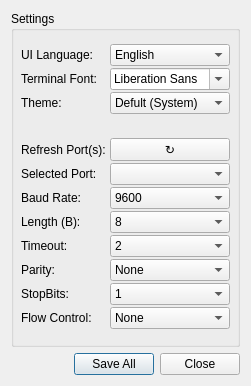
<?xml version="1.0" encoding="UTF-8"?>
<ui version="4.0">
 <class>Dialog</class>
 <widget class="QDialog" name="Dialog">
  <property name="geometry">
   <rect>
    <x>0</x>
    <y>0</y>
    <width>251</width>
    <height>386</height>
   </rect>
  </property>
  <property name="windowTitle">
   <string>Dialog</string>
  </property>
  <layout class="QGridLayout" name="gridLayout">
   <item row="1" column="0">
    <widget class="QDialogButtonBox" name="buttonBox">
     <property name="orientation">
      <enum>Qt::Horizontal</enum>
     </property>
     <property name="standardButtons">
      <set>QDialogButtonBox::Close|QDialogButtonBox::SaveAll</set>
     </property>
    </widget>
   </item>
   <item row="0" column="0">
    <widget class="QGroupBox" name="groupBox">
     <property name="title">
      <string>Settings</string>
     </property>
     <widget class="QWidget" name="layoutWidget">
      <property name="geometry">
       <rect>
        <x>10</x>
        <y>20</y>
        <width>221</width>
        <height>311</height>
       </rect>
      </property>
      <layout class="QFormLayout" name="formLayout_config">
       <property name="labelAlignment">
        <set>Qt::AlignLeading|Qt::AlignLeft|Qt::AlignVCenter</set>
       </property>
       <property name="formAlignment">
        <set>Qt::AlignJustify|Qt::AlignVCenter</set>
       </property>
       <property name="horizontalSpacing">
        <number>4</number>
       </property>
       <property name="verticalSpacing">
        <number>2</number>
       </property>
       <item row="4" column="0">
        <widget class="QLabel" name="label_46">
         <property name="text">
          <string>Refresh Port(s):</string>
         </property>
        </widget>
       </item>
       <item row="4" column="1">
        <widget class="QPushButton" name="refresh_button">
         <property name="maximumSize">
          <size>
           <width>120</width>
           <height>16777215</height>
          </size>
         </property>
         <property name="text">
          <string>↻</string>
         </property>
        </widget>
       </item>
       <item row="5" column="0">
        <widget class="QLabel" name="label_22">
         <property name="text">
          <string>Selected Port:</string>
         </property>
        </widget>
       </item>
       <item row="5" column="1">
        <widget class="QComboBox" name="port_comboBox">
         <property name="maximumSize">
          <size>
           <width>120</width>
           <height>16777215</height>
          </size>
         </property>
        </widget>
       </item>
       <item row="6" column="0">
        <widget class="QLabel" name="label_25">
         <property name="text">
          <string>Baud Rate:</string>
         </property>
        </widget>
       </item>
       <item row="6" column="1">
        <widget class="QComboBox" name="baudrate_comboBox">
         <property name="maximumSize">
          <size>
           <width>120</width>
           <height>16777215</height>
          </size>
         </property>
         <item>
          <property name="text">
           <string>9600</string>
          </property>
         </item>
         <item>
          <property name="text">
           <string>57600</string>
          </property>
         </item>
         <item>
          <property name="text">
           <string>115200</string>
          </property>
         </item>
         <item>
          <property name="text">
           <string>110</string>
          </property>
         </item>
         <item>
          <property name="text">
           <string>300</string>
          </property>
         </item>
         <item>
          <property name="text">
           <string>1200</string>
          </property>
         </item>
         <item>
          <property name="text">
           <string>2400</string>
          </property>
         </item>
         <item>
          <property name="text">
           <string>4800</string>
          </property>
         </item>
         <item>
          <property name="text">
           <string>19200</string>
          </property>
         </item>
         <item>
          <property name="text">
           <string>38400</string>
          </property>
         </item>
        </widget>
       </item>
       <item row="7" column="0">
        <widget class="QLabel" name="label_26">
         <property name="text">
          <string>Length (B):</string>
         </property>
        </widget>
       </item>
       <item row="7" column="1">
        <widget class="QComboBox" name="len_comboBox">
         <property name="maximumSize">
          <size>
           <width>120</width>
           <height>16777215</height>
          </size>
         </property>
         <item>
          <property name="text">
           <string>8</string>
          </property>
         </item>
         <item>
          <property name="text">
           <string>7</string>
          </property>
         </item>
         <item>
          <property name="text">
           <string>6</string>
          </property>
         </item>
         <item>
          <property name="text">
           <string>5</string>
          </property>
         </item>
        </widget>
       </item>
       <item row="8" column="0">
        <widget class="QLabel" name="label_27">
         <property name="text">
          <string>Timeout:</string>
         </property>
        </widget>
       </item>
       <item row="8" column="1">
        <widget class="QComboBox" name="timeout_comboBox">
         <property name="maximumSize">
          <size>
           <width>120</width>
           <height>16777215</height>
          </size>
         </property>
         <item>
          <property name="text">
           <string>2</string>
          </property>
         </item>
         <item>
          <property name="text">
           <string>3</string>
          </property>
         </item>
         <item>
          <property name="text">
           <string>4</string>
          </property>
         </item>
         <item>
          <property name="text">
           <string>5</string>
          </property>
         </item>
         <item>
          <property name="text">
           <string>10</string>
          </property>
         </item>
         <item>
          <property name="text">
           <string>30</string>
          </property>
         </item>
         <item>
          <property name="text">
           <string>50</string>
          </property>
         </item>
         <item>
          <property name="text">
           <string>100</string>
          </property>
         </item>
        </widget>
       </item>
       <item row="9" column="0">
        <widget class="QLabel" name="label_28">
         <property name="text">
          <string>Parity:</string>
         </property>
        </widget>
       </item>
       <item row="9" column="1">
        <widget class="QComboBox" name="parity_comboBox">
         <property name="maximumSize">
          <size>
           <width>120</width>
           <height>16777215</height>
          </size>
         </property>
         <item>
          <property name="text">
           <string>None</string>
          </property>
         </item>
         <item>
          <property name="text">
           <string>Even</string>
          </property>
         </item>
         <item>
          <property name="text">
           <string>Odd</string>
          </property>
         </item>
         <item>
          <property name="text">
           <string>Mark</string>
          </property>
         </item>
         <item>
          <property name="text">
           <string>Space</string>
          </property>
         </item>
        </widget>
       </item>
       <item row="10" column="0">
        <widget class="QLabel" name="label_29">
         <property name="text">
          <string>StopBits:</string>
         </property>
        </widget>
       </item>
       <item row="10" column="1">
        <widget class="QComboBox" name="bit_comboBox">
         <property name="maximumSize">
          <size>
           <width>120</width>
           <height>16777215</height>
          </size>
         </property>
         <item>
          <property name="text">
           <string>1</string>
          </property>
         </item>
         <item>
          <property name="text">
           <string>1.5</string>
          </property>
         </item>
         <item>
          <property name="text">
           <string>2</string>
          </property>
         </item>
        </widget>
       </item>
       <item row="11" column="0">
        <widget class="QLabel" name="label_30">
         <property name="text">
          <string>Flow Control:</string>
         </property>
        </widget>
       </item>
       <item row="11" column="1">
        <widget class="QComboBox" name="flow_comboBox">
         <property name="maximumSize">
          <size>
           <width>120</width>
           <height>16777215</height>
          </size>
         </property>
         <item>
          <property name="text">
           <string>None</string>
          </property>
         </item>
         <item>
          <property name="text">
           <string>Xon/Xoff</string>
          </property>
         </item>
         <item>
          <property name="text">
           <string>RTS/CTS</string>
          </property>
         </item>
         <item>
          <property name="text">
           <string>DSR/DTR</string>
          </property>
         </item>
        </widget>
       </item>
       <item row="0" column="0">
        <widget class="QLabel" name="label">
         <property name="text">
          <string>UI Language:</string>
         </property>
        </widget>
       </item>
       <item row="0" column="1">
        <widget class="QComboBox" name="comboBox_2">
         <property name="maximumSize">
          <size>
           <width>120</width>
           <height>16777215</height>
          </size>
         </property>
         <item>
          <property name="text">
           <string>English</string>
          </property>
         </item>
         <item>
          <property name="text">
           <string>Türkçe</string>
          </property>
         </item>
        </widget>
       </item>
       <item row="1" column="1">
        <widget class="QFontComboBox" name="fontComboBox">
         <property name="maximumSize">
          <size>
           <width>120</width>
           <height>16777215</height>
          </size>
         </property>
        </widget>
       </item>
       <item row="1" column="0">
        <widget class="QLabel" name="label_2">
         <property name="text">
          <string>Terminal Font:</string>
         </property>
        </widget>
       </item>
       <item row="3" column="0" colspan="2">
        <spacer name="verticalSpacer">
         <property name="orientation">
          <enum>Qt::Vertical</enum>
         </property>
         <property name="sizeType">
          <enum>QSizePolicy::Fixed</enum>
         </property>
         <property name="sizeHint" stdset="0">
          <size>
           <width>10</width>
           <height>20</height>
          </size>
         </property>
        </spacer>
       </item>
       <item row="2" column="1">
        <widget class="QComboBox" name="comboBox">
         <property name="maximumSize">
          <size>
           <width>120</width>
           <height>16777215</height>
          </size>
         </property>
         <item>
          <property name="text">
           <string>Defult (System)</string>
          </property>
         </item>
         <item>
          <property name="text">
           <string>Dark</string>
          </property>
         </item>
         <item>
          <property name="text">
           <string>Light</string>
          </property>
         </item>
        </widget>
       </item>
       <item row="2" column="0">
        <widget class="QLabel" name="label_3">
         <property name="text">
          <string>Theme:</string>
         </property>
        </widget>
       </item>
      </layout>
     </widget>
    </widget>
   </item>
  </layout>
 </widget>
 <resources/>
 <connections>
  <connection>
   <sender>buttonBox</sender>
   <signal>accepted()</signal>
   <receiver>Dialog</receiver>
   <slot>accept()</slot>
   <hints>
    <hint type="sourcelabel">
     <x>248</x>
     <y>254</y>
    </hint>
    <hint type="destinationlabel">
     <x>157</x>
     <y>274</y>
    </hint>
   </hints>
  </connection>
  <connection>
   <sender>buttonBox</sender>
   <signal>rejected()</signal>
   <receiver>Dialog</receiver>
   <slot>reject()</slot>
   <hints>
    <hint type="sourcelabel">
     <x>316</x>
     <y>260</y>
    </hint>
    <hint type="destinationlabel">
     <x>286</x>
     <y>274</y>
    </hint>
   </hints>
  </connection>
 </connections>
</ui>
